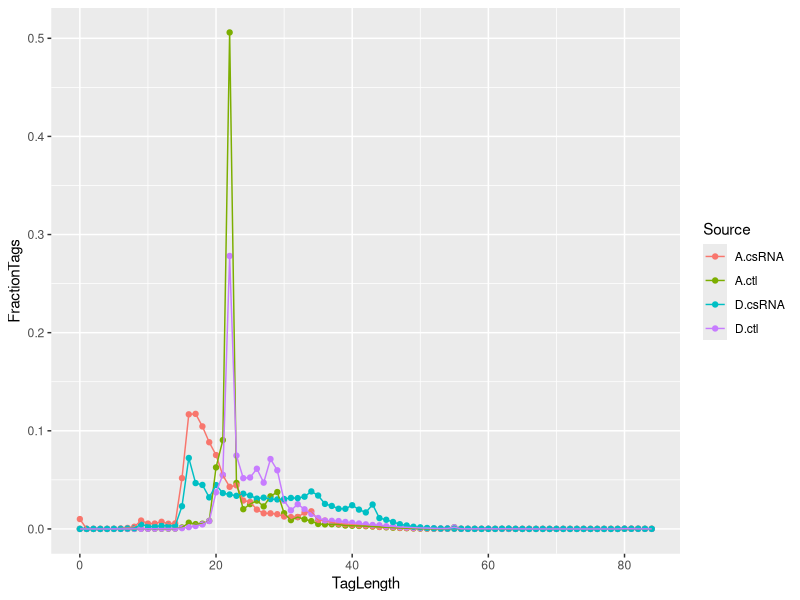
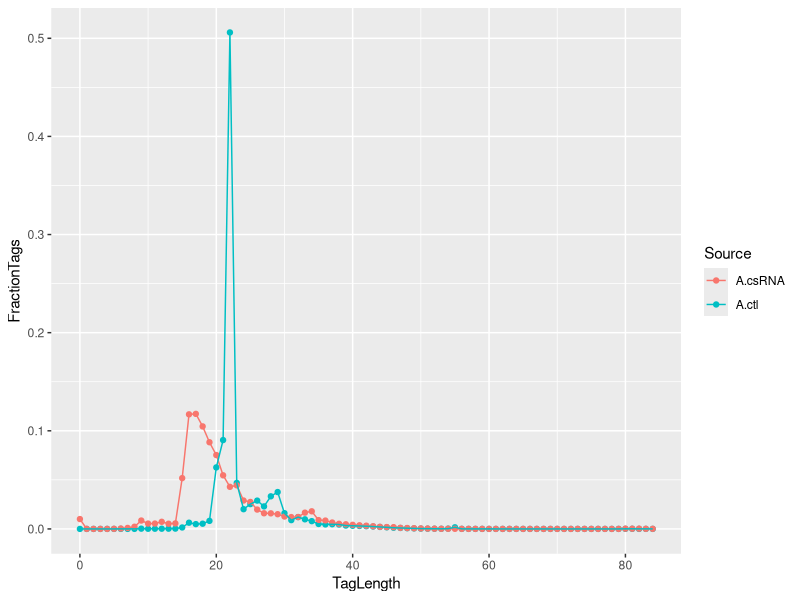
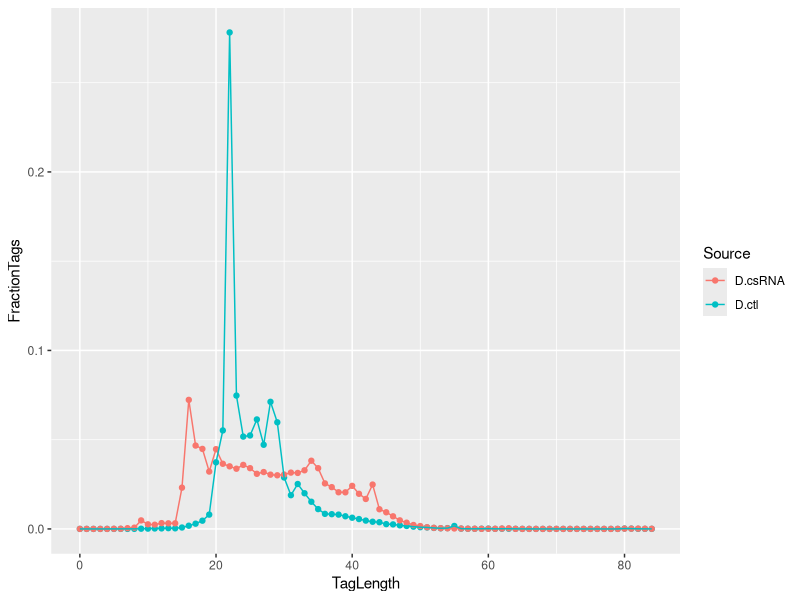

Write the R code that produced these figures, in order.
library(ggplot2)
library(dplyr)
library(tidyverse)

A.csRNA <- read_tsv("results/STAR/A1.csRNA-tagDir/tagLengthDistribution.txt",col_names=c("TagLength","FractionTags"),skip=1)
A.ctl <- read_tsv("results/STAR/A1.input-tagDir/tagLengthDistribution.txt",col_names=c("TagLength","FractionTags"),skip=1)

D.csRNA <- read_tsv("results/STAR/D8.csRNA-tagDir/tagLengthDistribution.txt",col_names=c("TagLength","FractionTags"),skip=1)
D.ctl <- read_tsv("results/STAR/D8.input-tagDir/tagLengthDistribution.txt",col_names=c("TagLength","FractionTags"),skip=1)


A = bind_rows(list(A.ctl %>% add_column("Source"="A.ctl") ,
          A.csRNA %>% add_column("Source"="A.csRNA") ))

D = bind_rows(list(D.ctl %>% add_column("Source"="D.ctl") ,
                   D.csRNA %>% add_column("Source"="D.csRNA") ))

ALL = bind_rows(list(A,D))

ggplot(ALL, aes(TagLength, FractionTags, color = Source)) +
  geom_point() +
  geom_line()

ggplot(A, aes(TagLength, FractionTags, color = Source)) +
  geom_point() +
  geom_line()

ggplot(D, aes(TagLength, FractionTags, color = Source)) +
  geom_point() +
  geom_line()